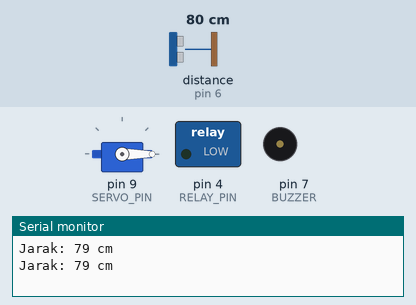
The sketch below on a simulated Arduino Uno, built with avr-gcc and run on an emulated ATmega328P. Shown: servo, switched loads named in the sketch (green lamp = pin HIGH), buzzer (waves = sounding, pin HIGH), the last lines printed to the serial monitor. Inputs (shaded band) come from the test bench; at power-on: distance to the obstacle (sensor on pin 6) 80 cm. The echo pulse lasts 58.3 µs per cm; pins used as bus, display or sensor lines are not drawn.

Above: at 2.8 s.
2.9 s: distance to the obstacle (sensor on pin 6) set to 17 cm
5.6 s: distance to the obstacle (sensor on pin 6) set to 14 cm
At 7.4 s:
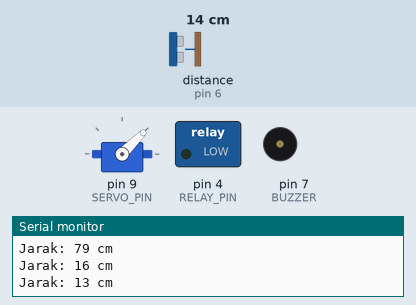
8.3 s: distance to the obstacle (sensor on pin 6) set to 18 cm
At 10.6 s:
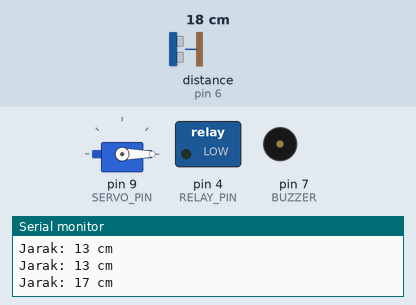
11.5 s: distance to the obstacle (sensor on pin 6) set to 2 cm
At 13.3 s:
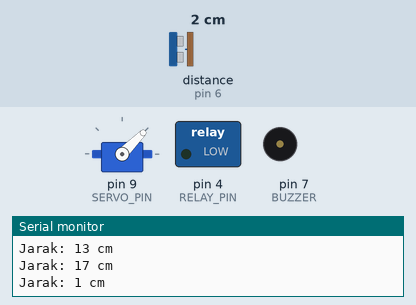
Timing chart, 0 to 14.8 s (numbered marks = the images above; inputs shaded):
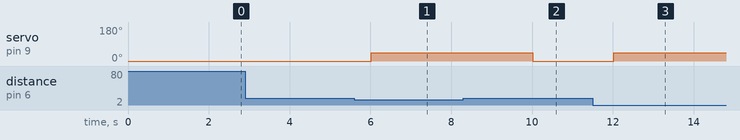

The sketch:

Uap.ino
```cpp
#include <DHT.h>
#include <Servo.h>

// Pin Definitions
#define DHTPIN 2
#define DHTTYPE DHT22
#define SOIL_PIN A0
#define RAIN_PIN A1
#define FLAME_PIN 3
#define LDR_PIN A2
#define RELAY_PIN 4
#define TRIG_PIN 2
#define ECHO_PIN 6
#define SERVO_PIN 9
#define MQ2_PIN A3  // analog pin A3
#define BUZZER 7
#define IR_SENSOR_PIN 5

// Inisialisasi Objek
DHT dht(DHTPIN, DHTTYPE);
Servo servo;

void setup() {
  Serial.begin(9600);
  dht.begin();
  servo.attach(SERVO_PIN);

  pinMode(FLAME_PIN, INPUT);
  pinMode(RELAY_PIN, OUTPUT);
  pinMode(TRIG_PIN, OUTPUT);
  pinMode(ECHO_PIN, INPUT);
  pinMode(BUZZER, OUTPUT);
  pinMode(IR_SENSOR_PIN, INPUT);
}

void loop() {

  // Ultrasonic (Deteksi kehadiran)
  long duration, distance;
  digitalWrite(TRIG_PIN, LOW); delayMicroseconds(2);
  digitalWrite(TRIG_PIN, HIGH); delayMicroseconds(10);
  digitalWrite(TRIG_PIN, LOW);
  duration = pulseIn(ECHO_PIN, HIGH);
  distance = duration * 0.034 / 2;
  Serial.print("Jarak: ");
  Serial.print(distance);
  Serial.println(" cm");
  if (distance < 15) {
    servo.write(45); // buka pintu
  } else {
    servo.write(0); // tutup pintu
  }
  delay(2000); // jeda baca sensor
}

// // === Servo Door Access (Smart Home) ===
//   if (digitalRead(RFID_PIN) == LOW && !doorOpen) {
//     Serial.println("Akses diterima, membuka pintu...");
//     servo.write(90); // buka pintu
//     doorOpen = true;
//     delay(3000); // tunggu 3 detik
//     servo.write(0); // tutup kembali
//     doorOpen = false;
//   }

  //  int ir = digitalRead(IR_SENSOR_PIN);
  // if (ir == LOW) {
  //   Serial.println("Objek terdeteksi oleh sensor IR");

  // } else if(ir == HIGH){
  //   Serial.println("Objek Tidak terdeteksi");
  // }


  //Gas MQ
  // int gasValue = analogRead(MQ2_PIN);
  // Serial.print("Nilai Gas MQ-2: ");
  // Serial.println(gasValue);

  // if (gasValue > 400) { // ambang batas bisa disesuaikan
  //   Serial.println("🚨 Gas Terdeteksi! Aktifkan alarm!");
  //   tone(BUZZER, 1000);
  //   delay(50);
  //   noTone(BUZZER);
  //   delay(50);
  // }
// }

//   // DHT Sensor
//   float temp = dht.readTemperature();
//   float hum = dht.readHumidity();
//   Serial.print("Suhu: ");
//   Serial.print(temp);
//   Serial.print(" °C, Kelembaban: ");
//   Serial.print(hum);
//   Serial.println(" %");

//   // Soil Moisture
//   int soilValue = analogRead(SOIL_PIN);
//   Serial.print("Soil Moisture: ");
//   Serial.println(soilValue);

//   // Rain Drop
//   int rainValue = analogRead(RAIN_PIN);
//   Serial.print("Rain Value: ");
//   Serial.println(rainValue);

//   // Flame Sensor
//   bool flameDetected = digitalRead(FLAME_PIN) == LOW;
//   Serial.print("Api Terdeteksi: ");
//   Serial.println(flameDetected ? "YA" : "TIDAK");
// bool fireDetected = digitalRead(FLAMEPIN) == LOW;
// if (fireDetected || temp > 50.0) {
//   digitalWrite(BUZZERPIN, HIGH);        // Aktifkan buzzer alarm
//   digitalWrite(RELAYPIN, HIGH);         // Aktifkan pompa air untuk pemadaman
// } else {
//   digitalWrite(BUZZERPIN, LOW);
// }

//   // LDR (Smart Light)
//   int ldrValue = analogRead(LDR_PIN);
//   Serial.print("Cahaya: ");
//   Serial.println(ldrValue);
//   if (ldrValue < 500) {
//     digitalWrite(RELAY_PIN, HIGH);  // Nyalakan lampu
//   } else {
//     digitalWrite(RELAY_PIN, LOW);   // Matikan lampu
//   }

//   // Ultrasonic (Deteksi kehadiran)
//   long duration, distance;
//   digitalWrite(TRIG_PIN, LOW); delayMicroseconds(2);
//   digitalWrite(TRIG_PIN, HIGH); delayMicroseconds(10);
//   digitalWrite(TRIG_PIN, LOW);
//   duration = pulseIn(ECHO_PIN, HIGH);
//   distance = duration * 0.034 / 2;
//   Serial.print("Jarak: ");
//   Serial.print(distance);
//   Serial.println(" cm");
//   if (distance < 15) {
//     servo.write(90); // buka pintu
//   } else {
//     servo.write(0); // tutup pintu
//   }

//   // Pengairan Otomatis
//   if (soilValue > 600 && rainValue < 500) {
//     digitalWrite(RELAY_PIN, HIGH); // aktifkan pompa
//     Serial.println("Pompa ON (Tanah Kering dan Tidak Hujan)");
//   } else {
//     digitalWrite(RELAY_PIN, LOW);
//     Serial.println("Pompa OFF");
//   }

//   delay(2000); // jeda baca sensor
// }
```

Measured:
- the behaviour switches between 16 and 15 cm on distance to the obstacle (sensor on pin 6) (found by bisection; images 0 and 1)
- after the input at 5.6 s, servo on pin 9 (SERVO_PIN): 0° → 45° after 0.41 s
- after the input at 8.3 s, servo on pin 9 (SERVO_PIN): 45° → 0° after 1.7 s
- after the input at 11.5 s, servo on pin 9 (SERVO_PIN): 0° → 45° after 0.52 s
